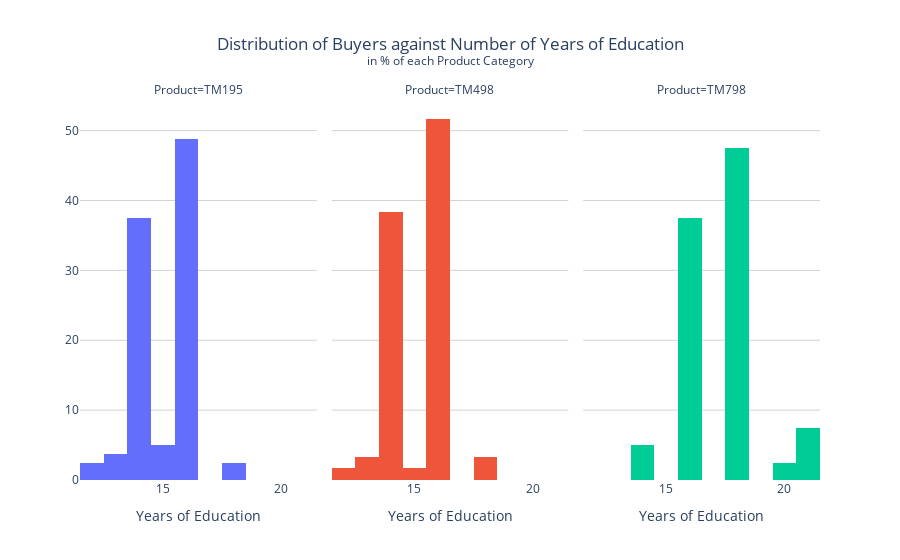

Here is the notebook cell this chart was saved with:
### Code cell
# Distribution of Education for each Product category

title_ = 'Distribution of Buyers against Number of Years of Education<br><sup>in % of each Product Category'
labels_ = {"Education":"Years of Education"}
educ_hist = px.histogram(df, x = 'Education',
                         histnorm = 'percent',
                         facet_col = "Product",
                         color = "Product",
                         labels = labels_,
                         title = title_)
educ_hist.update_layout(title_x = 0.5, yaxis_title = None, plot_bgcolor = 'white')
educ_hist.update_yaxes(gridcolor = "lightgrey")
educ_hist.update_layout(showlegend = False)
educ_hist.show()

### Figure 1 — Plotly figure (JSON) as saved in the notebook; plotly's stock layout.template omitted (floating-point values rounded to 4 significant figures)
{"data": [{"alignmentgroup": "True", "bingroup": "x", "histnorm": "percent", "hovertemplate": "Product=TM195<br>Years of Education=%{x}<br>percent=%{y}<extra></extra>", "legendgroup": "TM195", "marker": {"color": "#636efa", "pattern": {"shape": ""}}, "name": "TM195", "offsetgroup": "TM195", "orientation": "v", "showlegend": true, "type": "histogram", "x": [14, 15, 14, 12, 13, 14, 14, 13, 15, 15, 14, 14, 16, 14, 16, 16, 14, 16, 16, 15, 14, 16, 16, 16, 14, 13, 16, 14, 14, 14, 14, 16, 16, 16, 14, 16, 16, 16, 16, 16, 16, 14, 16, 14, 14, 16, 14, 14, 14, 16, 18, 14, 16, 14, 14, 14, 14, 14, 14, 16, 16, 16, 16, 16, 16, 18, 12, 16, 16, 14, 14, 16, 16, 16, 16, 16, 16, 16, 16, 16], "xaxis": "x", "yaxis": "y"}, {"alignmentgroup": "True", "bingroup": "x", "histnorm": "percent", "hovertemplate": "Product=TM498<br>Years of Education=%{x}<br>percent=%{y}<extra></extra>", "legendgroup": "TM498", "marker": {"color": "#EF553B", "pattern": {"shape": ""}}, "name": "TM498", "offsetgroup": "TM498", "orientation": "v", "showlegend": true, "type": "histogram", "x": [14, 14, 14, 14, 14, 16, 12, 14, 14, 16, 16, 16, 14, 16, 14, 14, 16, 14, 14, 16, 14, 14, 14, 14, 14, 16, 14, 14, 16, 16, 16, 14, 14, 14, 13, 16, 16, 18, 16, 16, 13, 16, 16, 16, 18, 16, 16, 15, 14, 16, 16, 16, 16, 16, 16, 16, 16, 16, 16, 16], "xaxis": "x2", "yaxis": "y2"}, {"alignmentgroup": "True", "bingroup": "x", "histnorm": "percent", "hovertemplate": "Product=TM798<br>Years of Education=%{x}<br>percent=%{y}<extra></extra>", "legendgroup": "TM798", "marker": {"color": "#00cc96", "pattern": {"shape": ""}}, "name": "TM798", "offsetgroup": "TM798", "orientation": "v", "showlegend": true, "type": "histogram", "x": [14, 16, 18, 16, 18, 16, 16, 18, 16, 16, 16, 16, 18, 18, 18, 18, 20, 21, 16, 16, 18, 21, 18, 18, 18, 18, 14, 16, 18, 18, 16, 18, 16, 16, 18, 21, 18, 16, 18, 18], "xaxis": "x3", "yaxis": "y3"}], "layout": {"annotations": [{"font": {}, "showarrow": false, "text": "Product=TM195", "x": 0.16, "xanchor": "center", "xref": "paper", "y": 1, "yanchor": "bottom", "yref": "paper"}, {"font": {}, "showarrow": false, "text": "Product=TM498", "x": 0.5, "xanchor": "center", "xref": "paper", "y": 1, "yanchor": "bottom", "yref": "paper"}, {"font": {}, "showarrow": false, "text": "Product=TM798", "x": 0.84, "xanchor": "center", "xref": "paper", "y": 1, "yanchor": "bottom", "yref": "paper"}], "autosize": true, "barmode": "relative", "legend": {"title": {"text": "Product"}, "tracegroupgap": 0}, "plot_bgcolor": "white", "showlegend": false, "title": {"text": "Distribution of Buyers against Number of Years of Education<br><sup>in % of each Product Category", "x": 0.5}, "xaxis": {"anchor": "y", "autorange": true, "domain": [0, 0.32], "range": [11.5, 21.5], "title": {"text": "Years of Education"}, "type": "linear"}, "xaxis2": {"anchor": "y2", "autorange": true, "domain": [0.34, 0.66], "matches": "x", "range": [11.5, 21.5], "title": {"text": "Years of Education"}, "type": "linear"}, "xaxis3": {"anchor": "y3", "autorange": true, "domain": [0.68, 1.0], "matches": "x", "range": [11.5, 21.5], "title": {"text": "Years of Education"}, "type": "linear"}, "yaxis": {"anchor": "x", "autorange": true, "domain": [0, 1], "gridcolor": "lightgrey", "range": [0, 54.39], "title": {}}, "yaxis2": {"anchor": "x2", "autorange": true, "domain": [0, 1], "gridcolor": "lightgrey", "matches": "y", "range": [0, 54.39], "showticklabels": false}, "yaxis3": {"anchor": "x3", "autorange": true, "domain": [0, 1], "gridcolor": "lightgrey", "matches": "y", "range": [0, 54.39], "showticklabels": false}}}
